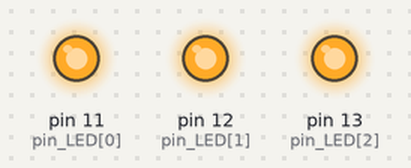
Simulated run of this sketch. Board: Arduino Uno, built with avr-gcc and run on an emulated ATmega328P. Parts: output pins drawn as LEDs (lit = HIGH).

Above: at 0.2 s.
At 1.7 s:
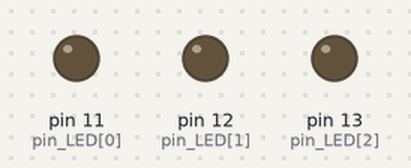
Timing chart, 0 to 3.0 s (numbered marks = the images above):
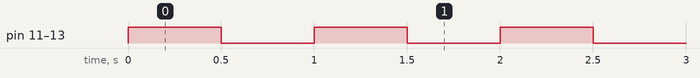

The sketch:

PIONEER_LED_ALL.ino
```cpp
// Red, Green, Blue LED
int pin_LED[3] = {11, 12, 13};

void setup() {
  // Led pin Output Setup
  char  i;
  for(i=0; i<3; i++)
  {
    pinMode(pin_LED[i], OUTPUT);
  }
}
void loop() {

    //R,G,B LED control
  digitalWrite(pin_LED[0],1);
  digitalWrite(pin_LED[1],1);
  digitalWrite(pin_LED[2],1);
  delay(500);

  digitalWrite(pin_LED[0],0);
  digitalWrite(pin_LED[1],0);
  digitalWrite(pin_LED[2],0);
  delay(500);
}
```

Measured:
- by itself, pin 11 (pin_LED[0]), pin 12 (pin_LED[1]), pin 13 (pin_LED[2]): alternates HIGH for 0.50 s and LOW for 0.50 s
